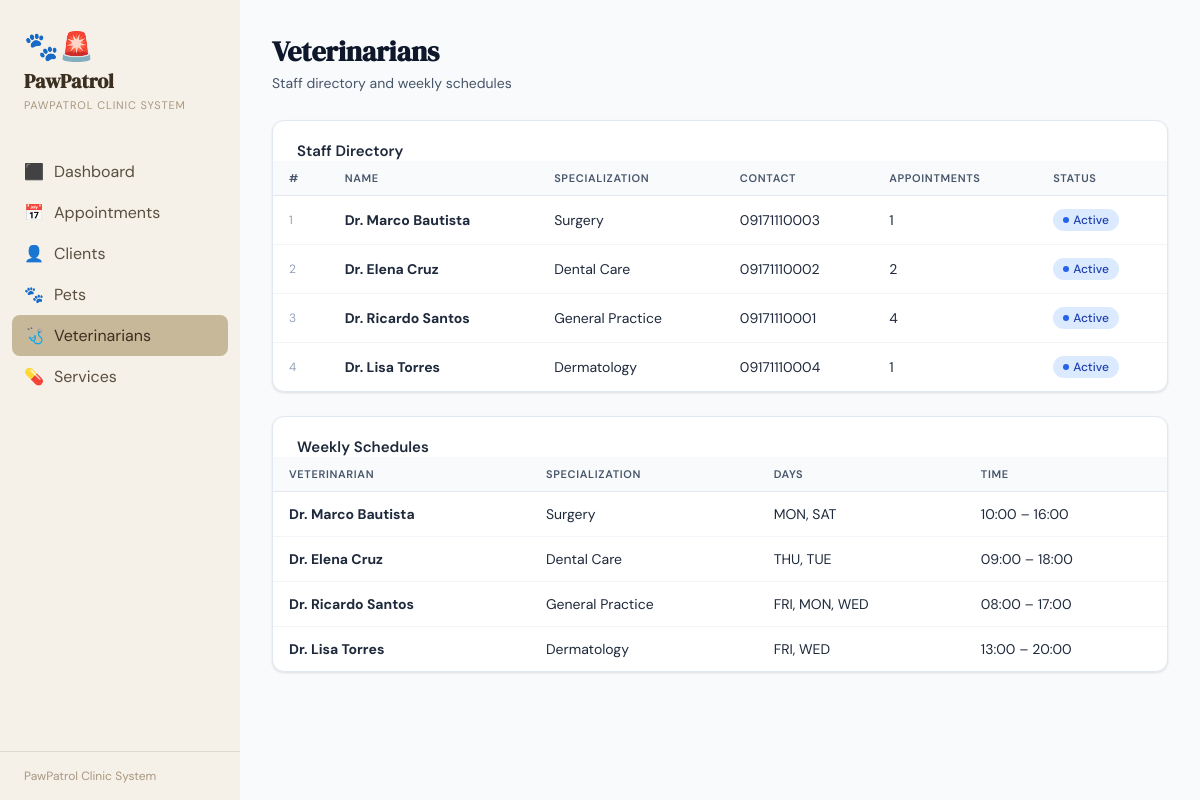
The page /vets on the database as committed earlier.
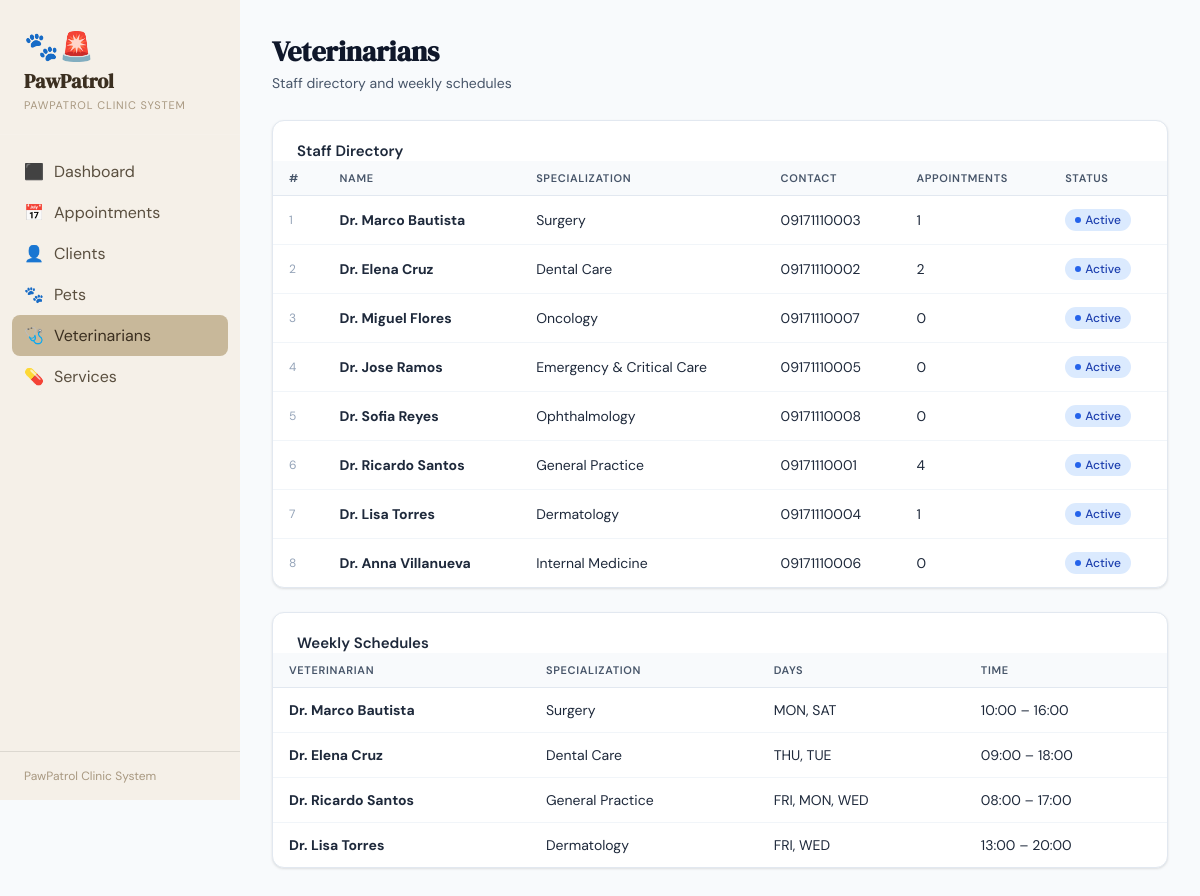
The same page on the database as committed later.
### tables this page shows
CREATE TABLE VETERINARIAN (
            vet_id         INTEGER PRIMARY KEY AUTOINCREMENT,
            first_name     TEXT NOT NULL,
            last_name      TEXT NOT NULL,
            specialization TEXT,
            contact_number TEXT NOT NULL,
            is_active      INTEGER DEFAULT 1
        );

CREATE TABLE VET_SCHEDULE (
            schedule_id INTEGER PRIMARY KEY AUTOINCREMENT,
            vet_id      INTEGER NOT NULL,
            day_of_week TEXT NOT NULL,
            start_time  TEXT NOT NULL,
            end_time    TEXT NOT NULL,
            FOREIGN KEY (vet_id) REFERENCES VETERINARIAN(vet_id) ON DELETE CASCADE
        );

### app.py (the view)
@app.route("/vets")
def vets():
    db = get_db()
    rows = db.execute("""
        SELECT v.*, COUNT(a.appointment_id) AS appt_count
        FROM VETERINARIAN v
        LEFT JOIN APPOINTMENT a ON v.vet_id=a.vet_id
        GROUP BY v.vet_id ORDER BY v.last_name
    """).fetchall()
    schedules = db.execute("SELECT * FROM VET_SCHEDULE ORDER BY vet_id, day_of_week").fetchall()
    return render_template("vets.html", vets=rows, schedules=schedules)

### app.py (called while the page is built)
def get_db():
    conn = sqlite3.connect(DB)
    conn.row_factory = sqlite3.Row
    conn.execute("PRAGMA foreign_keys = ON")
    return conn

### templates/vets.html (shortened to what this page needs)
{% extends "base.html" %}
{% block content %}
<div class="page-header">
  <h2>Veterinarians</h2>
  <p>Staff directory and weekly schedules</p>
</div>
<div class="card" style="margin-bottom:24px">
  <div class="card-header"><h3>Staff Directory</h3></div>
  <div class="table-wrap">
    <table>
      <thead><tr>
        <th>#</th><th>Name</th><th>Specialization</th><th>Contact</th><th>Appointments</th><th>Status</th>
      </tr></thead>
      <tbody>
      {% for v in vets %}
      <tr>
        <td style="color:var(--gray-400);font-size:12px">{{ loop.index }}</td>
        <td><b>Dr. {{ v.first_name }} {{ v.last_name }}</b></td>
        <td>{{ v.specialization or '—' }}</td>
        <td>{{ v.contact_number }}</td>
        <td>{{ v.appt_count }}</td>
        <td>
          {% if v.is_active %}
          <span class="badge confirmed">Active</span>
          {% else %}
          <span class="badge cancelled">Inactive</span>
          {% endif %}
        </td>
      </tr>
      {% endfor %}
      </tbody>
    </table>
  </div>
</div>
<div class="card">
  <div class="card-header"><h3>Weekly Schedules</h3></div>
  <div class="table-wrap">
    <table>
      <thead><tr><th>Veterinarian</th><th>Specialization</th><th>Days</th><th>Time</th></tr></thead>
      <tbody>
      {% for v in vets %}
        {% set vet_schedules = schedules|selectattr('vet_id','equalto',v.vet_id)|list %}
        {% if vet_schedules %}
        <tr>
          <td><b>Dr. {{ v.first_name }} {{ v.last_name }}</b></td>
          <td>{{ v.specialization or '—' }}</td>
          <td>{{ vet_schedules|map(attribute='day_of_week')|join(', ') }}</td>
          <td>{{ vet_schedules[0].start_time }} – {{ vet_schedules[0].end_time }}</td>
        </tr>
        {% endif %}
      {% endfor %}
      </tbody>
    </table>
  </div>
</div>
{% endblock %}

Rows that differ between the two databases and show on the page:
added VETERINARIAN: first_name "Miguel", last_name "Flores", specialization "Oncology", contact_number "09171110007", appt_count "0", is_active "Active", shown under "Staff Directory"
added VETERINARIAN: first_name "Jose", last_name "Ramos", specialization "Emergency & Critical Care", contact_number "09171110005", appt_count "0", is_active "Active", shown under "Staff Directory"
added VETERINARIAN: first_name "Sofia", last_name "Reyes", specialization "Ophthalmology", contact_number "09171110008", appt_count "0", is_active "Active", shown under "Staff Directory"
added VETERINARIAN: first_name "Anna", last_name "Villanueva", specialization "Internal Medicine", contact_number "09171110006", appt_count "0", is_active "Active", shown under "Staff Directory"
